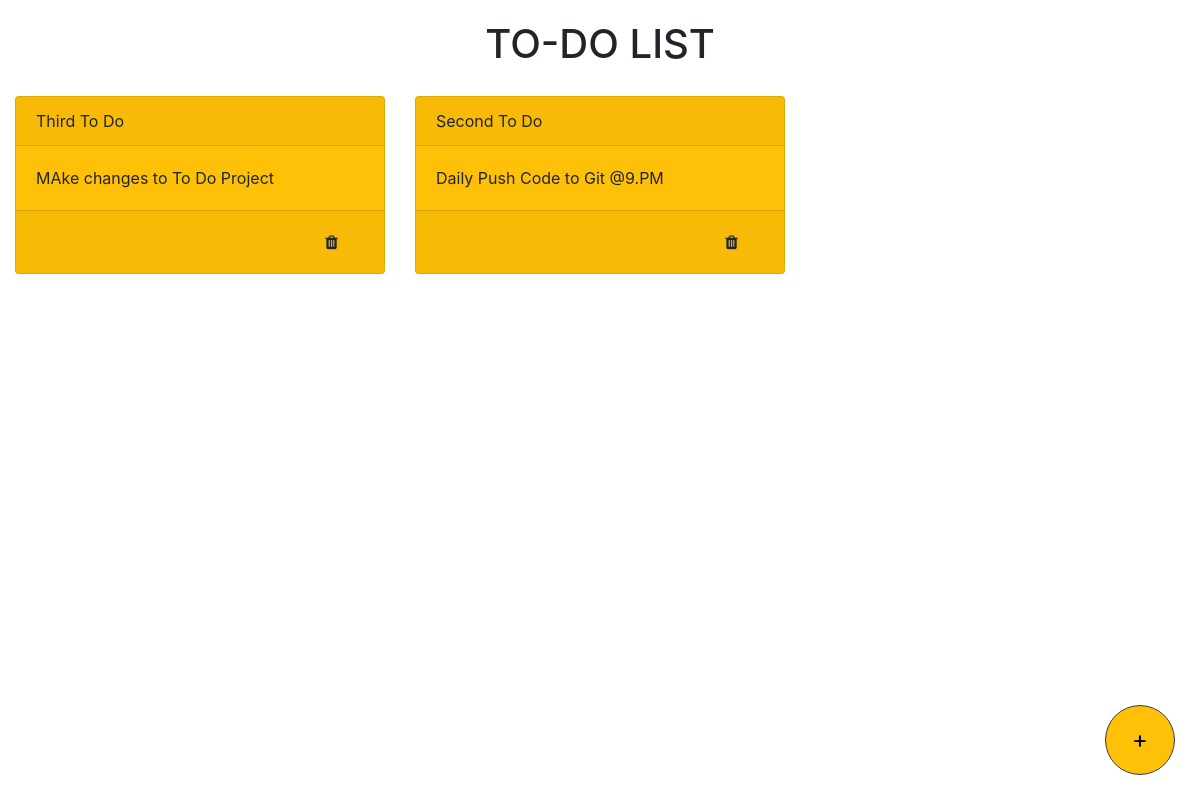
Before: / with the older database file.
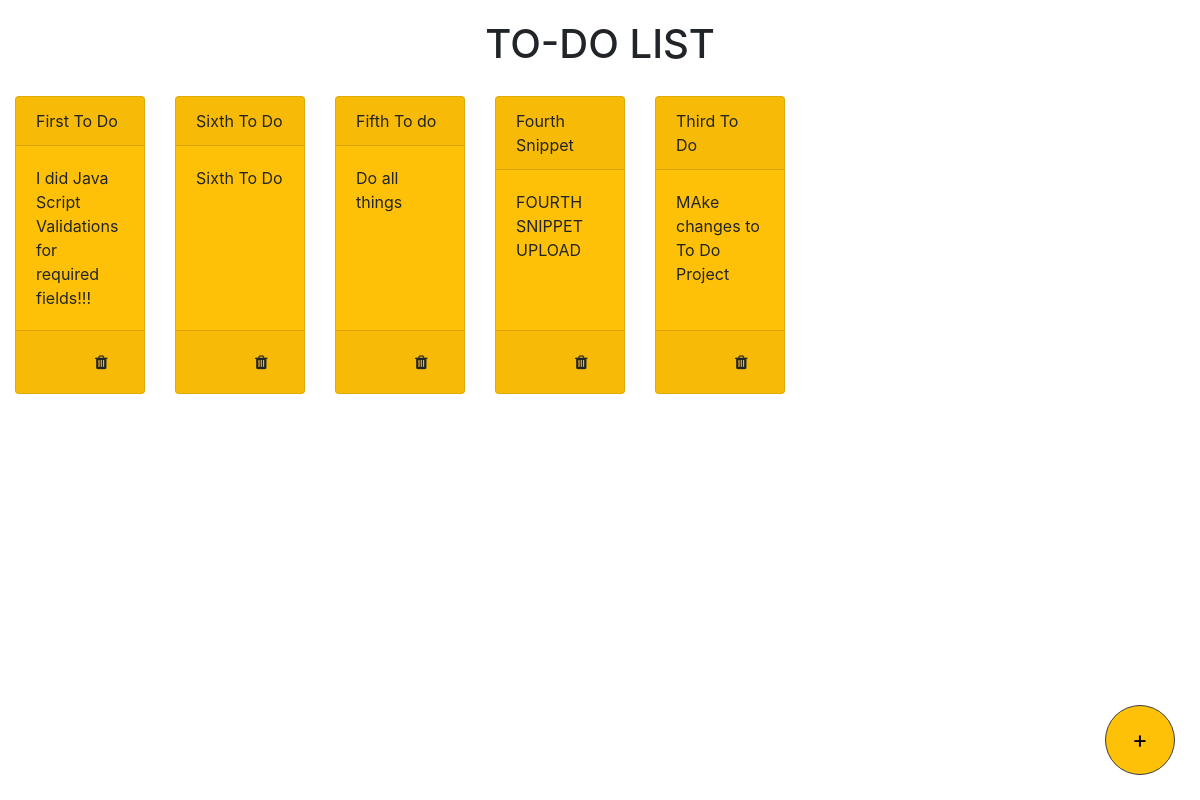
After: the same page with the newer database file.
### todo/models.py (models this page shows, shortened)
class Todo(models.Model):
    title = models.CharField(max_length=100)
    details = models.TextField()
    date = models.DateTimeField(default=timezone.now)

### todo/views.py (the view, shortened to what this page needs)
# urls.py: path('',views.index,name="todo"),
def index(request):
    items_list = Todo.objects.order_by("-date")
    page = {
        "list":items_list,
        "title":"TODO LIST",
    }
    return render(request,'todo/index.html',page)

### todo/templates/todo/index.html (shortened to what this page needs)
<!DOCTYPE html>
<html lang="en" dir="ltr">
<head>
  <link rel="stylesheet" href="https://maxcdn.bootstrapcdn.com/bootstrap/4.5.2/css/bootstrap.min.css">
  <link rel="stylesheet" href="https://cdnjs.cloudflare.com/ajax/libs/font-awesome/4.7.0/css/font-awesome.min.css">
</head>
<body class="container-fluid">
  <div style="text-align: center; padding: 20px;">
    <h1>TO-DO LIST</h1>
  </div>
  <div class="row">
    <div class="col-md-8">
      <div class="card-deck">
        {% for i in list %}
        <div class="card bg-warning">
          <div class="card-header">{{i.title}}</div>
          <div class="card-body">
            <p class="card-text">{{i.details}}</p>
          </div>
          <div class="card-footer">
            <form action="/del/{{i.id}}" method="POST" style=" padding-right: 4%; padding-bottom: 3%;">
              <button value="remove" type="submit" class="btn" style="float: right;"><i
                  class="fa fa-trash"></i></button>
            </form>
          </div>
        </div>
        {% endfor%}
      </div>
    </div>
    <div id="mybutton">
      <button id="add_button" type="button" class="btn btn-primary float-right" data-toggle="modal"
        data-target="#exampleModal">
        +
      </button>
    </div>
  </div>
</body>
</html>

### todo/templates/todo/index.html (style rules this page uses)
#add_button { background-color: #ffc107; color: black; border-color: #383d3f; width: 70px; height: 70px; padding: 10px 16px; border-radius: 35px; font-size: 24px; }
#mybutton { position: fixed; bottom: 25px; right: 25px; }

Changed rows visible on the page:
removed Todo: title "Second To Do", details "Daily Push Code to Git @9.PM"
added Todo: title "First To Do", details "I did Java Script Validations for required fields!!!"
added Todo: title "Sixth To Do", details "Sixth To Do"
added Todo: title "Fifth To do", details "Do all things"
added Todo: title "Fourth Snippet", details "FOURTH SNIPPET UPLOAD"
